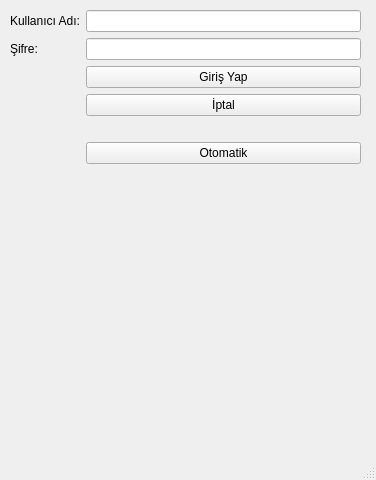
<?xml version="1.0" encoding="UTF-8"?>
<ui version="4.0">
 <class>MainWindow</class>
 <widget class="QMainWindow" name="MainWindow">
  <property name="geometry">
   <rect>
    <x>0</x>
    <y>0</y>
    <width>376</width>
    <height>480</height>
   </rect>
  </property>
  <property name="windowTitle">
   <string>MainWindow</string>
  </property>
  <widget class="QWidget" name="centralwidget">
   <widget class="QWidget" name="formLayoutWidget">
    <property name="geometry">
     <rect>
      <x>10</x>
      <y>10</y>
      <width>351</width>
      <height>421</height>
     </rect>
    </property>
    <layout class="QFormLayout" name="formLayout">
     <item row="0" column="0">
      <widget class="QLabel" name="label">
       <property name="text">
        <string>Kullanıcı Adı:</string>
       </property>
      </widget>
     </item>
     <item row="0" column="1">
      <widget class="QLineEdit" name="txtUserInput"/>
     </item>
     <item row="1" column="0">
      <widget class="QLabel" name="label_2">
       <property name="text">
        <string>Şifre:</string>
       </property>
      </widget>
     </item>
     <item row="1" column="1">
      <widget class="QLineEdit" name="txtSifre">
       <property name="echoMode">
        <enum>QLineEdit::Password</enum>
       </property>
      </widget>
     </item>
     <item row="2" column="1">
      <widget class="QPushButton" name="btGiris">
       <property name="text">
        <string>Giriş Yap</string>
       </property>
      </widget>
     </item>
     <item row="3" column="1">
      <widget class="QPushButton" name="btIptal">
       <property name="text">
        <string>İptal</string>
       </property>
      </widget>
     </item>
     <item row="4" column="1">
      <widget class="QLabel" name="lblSonuc">
       <property name="text">
        <string/>
       </property>
      </widget>
     </item>
     <item row="5" column="1">
      <widget class="QPushButton" name="btotomatik">
       <property name="text">
        <string>Otomatik</string>
       </property>
      </widget>
     </item>
    </layout>
   </widget>
  </widget>
  <widget class="QMenuBar" name="menubar">
   <property name="geometry">
    <rect>
     <x>0</x>
     <y>0</y>
     <width>376</width>
     <height>21</height>
    </rect>
   </property>
  </widget>
  <widget class="QStatusBar" name="statusbar"/>
 </widget>
 <resources/>
 <connections/>
</ui>
